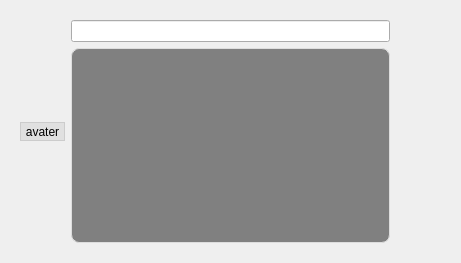
<?xml version="1.0" encoding="UTF-8"?>
<ui version="4.0">
 <class>ItemMessage</class>
 <widget class="QWidget" name="ItemMessage">
  <property name="geometry">
   <rect>
    <x>0</x>
    <y>0</y>
    <width>461</width>
    <height>263</height>
   </rect>
  </property>
  <property name="minimumSize">
   <size>
    <width>1</width>
    <height>1</height>
   </size>
  </property>
  <property name="windowTitle">
   <string>Form</string>
  </property>
  <layout class="QGridLayout" name="layout_item_message">
   <item row="0" column="0">
    <widget class="QStackedWidget" name="stacked_item_message">
     <widget class="QWidget" name="friend_page">
      <layout class="QHBoxLayout" name="friend_layout_page">
       <property name="rightMargin">
        <number>60</number>
       </property>
       <item>
        <widget class="QToolButton" name="friend_button_avatar">
         <property name="styleSheet">
          <string notr="true">QToolButton {
    border-radius: 20px;
    background-color: #e0e0e0;
    border: 1px solid #ccc;
}</string>
         </property>
         <property name="text">
          <string>avater</string>
         </property>
        </widget>
       </item>
       <item>
        <layout class="QVBoxLayout" name="friend_layout_info">
         <item>
          <widget class="QLineEdit" name="friend_edit_nickname">
           <property name="minimumSize">
            <size>
             <width>1</width>
             <height>1</height>
            </size>
           </property>
           <property name="readOnly">
            <bool>true</bool>
           </property>
          </widget>
         </item>
         <item>
          <widget class="QTextEdit" name="friend_edit_content">
           <property name="minimumSize">
            <size>
             <width>1</width>
             <height>1</height>
            </size>
           </property>
           <property name="styleSheet">
            <string notr="true">QTextEdit {
    background-color: gray;
    border: 1px solid #ddd;
    border-radius: 8px;
    padding: 8px 12px;
}</string>
           </property>
           <property name="readOnly">
            <bool>true</bool>
           </property>
          </widget>
         </item>
        </layout>
       </item>
      </layout>
     </widget>
     <widget class="QWidget" name="self_page">
      <layout class="QHBoxLayout" name="self_layout_page">
       <property name="leftMargin">
        <number>60</number>
       </property>
       <item>
        <layout class="QVBoxLayout" name="self_layout_info">
         <item>
          <widget class="QLineEdit" name="self_edit_nickname">
           <property name="minimumSize">
            <size>
             <width>1</width>
             <height>1</height>
            </size>
           </property>
           <property name="readOnly">
            <bool>true</bool>
           </property>
          </widget>
         </item>
         <item>
          <widget class="QTextEdit" name="self_edit_content">
           <property name="minimumSize">
            <size>
             <width>1</width>
             <height>1</height>
            </size>
           </property>
           <property name="styleSheet">
            <string notr="true">QTextEdit {
    background-color: #95ec69;
    border: 1px solid #95ec69;
    border-radius: 8px;
    padding: 8px 12px;
}</string>
           </property>
           <property name="readOnly">
            <bool>true</bool>
           </property>
          </widget>
         </item>
        </layout>
       </item>
       <item>
        <widget class="QToolButton" name="self_button_avatar">
         <property name="styleSheet">
          <string notr="true">QToolButton {
    border-radius: 20px;
    background-color: #e0e0e0;
    border: 1px solid #ccc;
}</string>
         </property>
         <property name="text">
          <string>Avatar</string>
         </property>
        </widget>
       </item>
      </layout>
     </widget>
     <widget class="QWidget" name="time_page">
      <layout class="QHBoxLayout" name="time_layout_page">
       <item>
        <spacer name="time_spacer_left">
         <property name="orientation">
          <enum>Qt::Orientation::Horizontal</enum>
         </property>
         <property name="sizeHint" stdset="0">
          <size>
           <width>133</width>
           <height>20</height>
          </size>
         </property>
        </spacer>
       </item>
       <item>
        <widget class="QToolButton" name="time_button_text">
         <property name="minimumSize">
          <size>
           <width>1</width>
           <height>1</height>
          </size>
         </property>
         <property name="font">
          <font>
           <pointsize>8</pointsize>
          </font>
         </property>
         <property name="styleSheet">
          <string notr="true">QToolButton { color: #999; }</string>
         </property>
         <property name="text">
          <string>2026-01-01 周四 00:00:00</string>
         </property>
        </widget>
       </item>
       <item>
        <spacer name="time_spacer_right">
         <property name="orientation">
          <enum>Qt::Orientation::Horizontal</enum>
         </property>
         <property name="sizeHint" stdset="0">
          <size>
           <width>132</width>
           <height>20</height>
          </size>
         </property>
        </spacer>
       </item>
      </layout>
     </widget>
    </widget>
   </item>
  </layout>
 </widget>
 <resources/>
 <connections/>
</ui>
